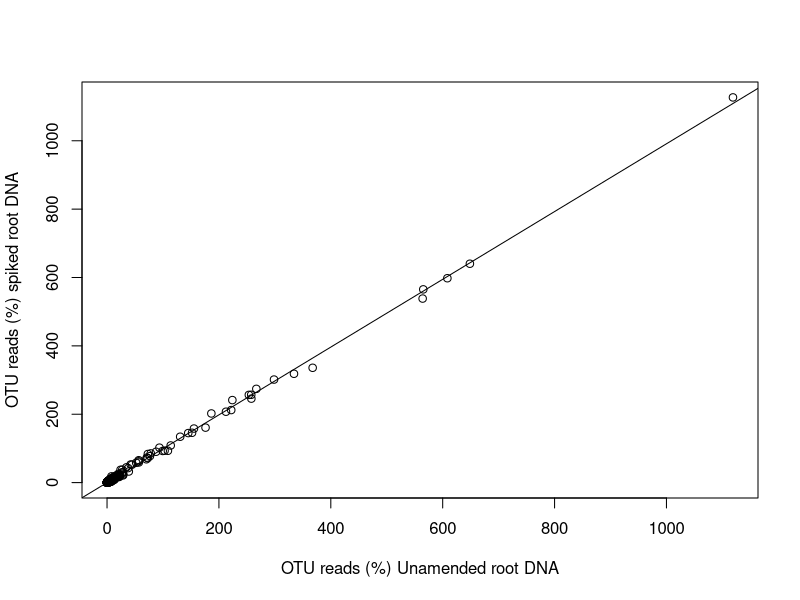
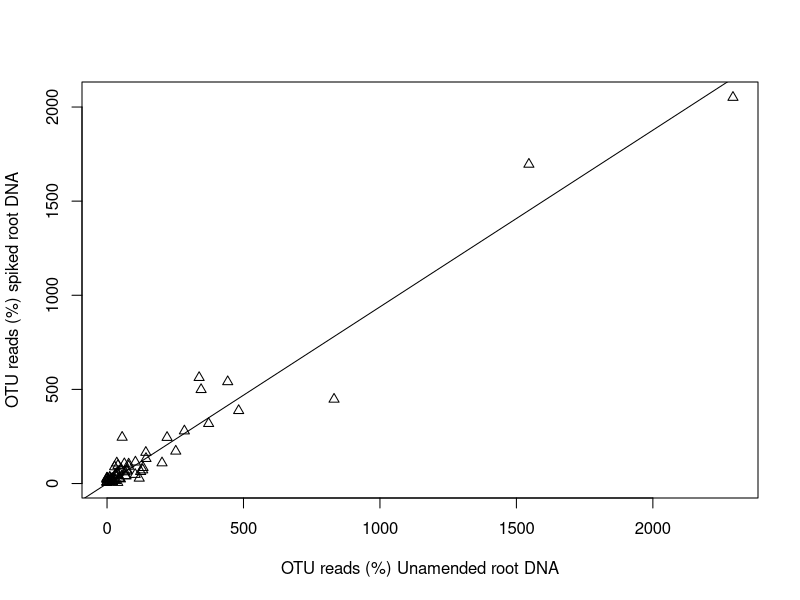
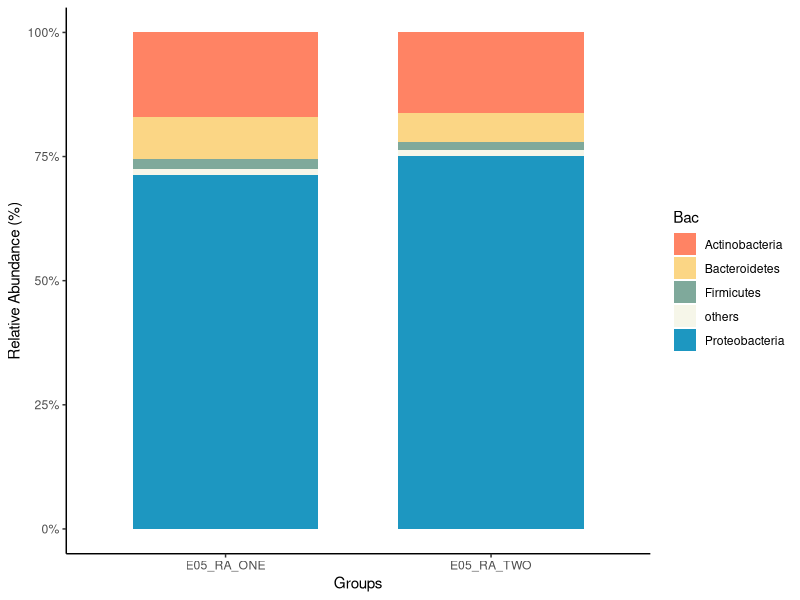
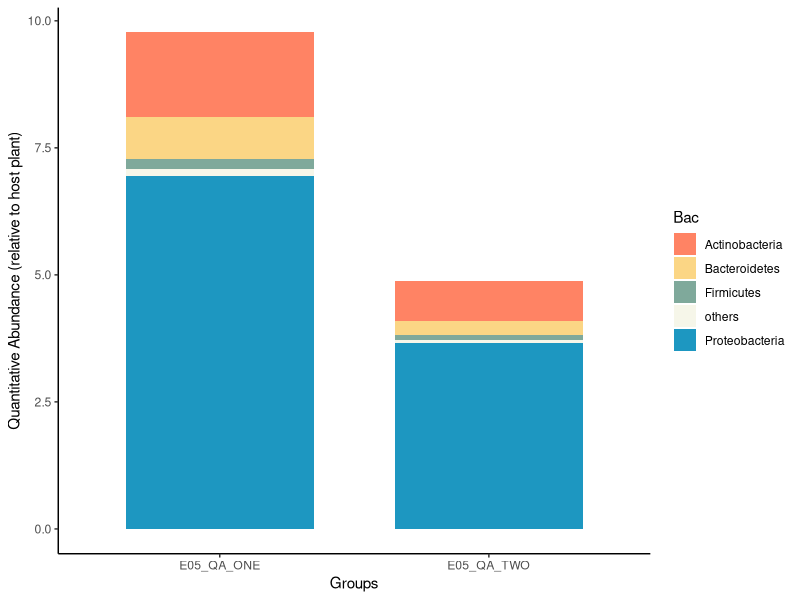
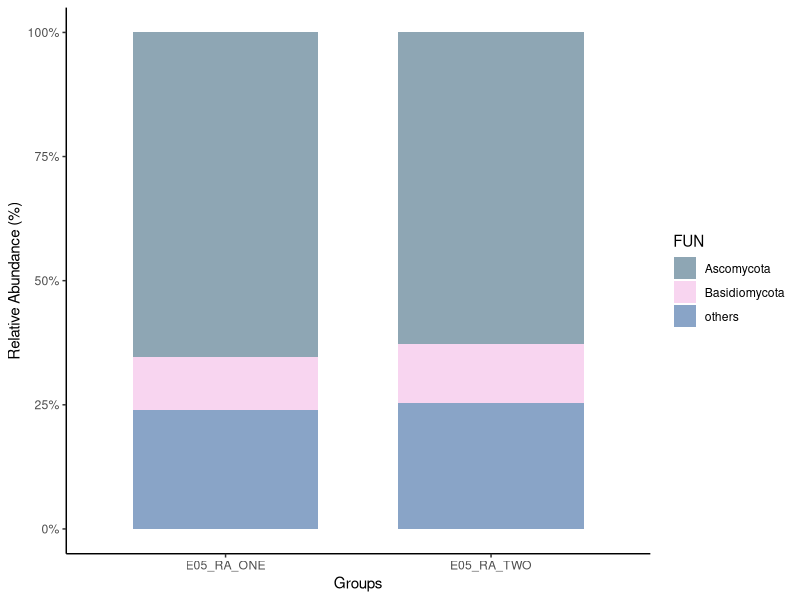
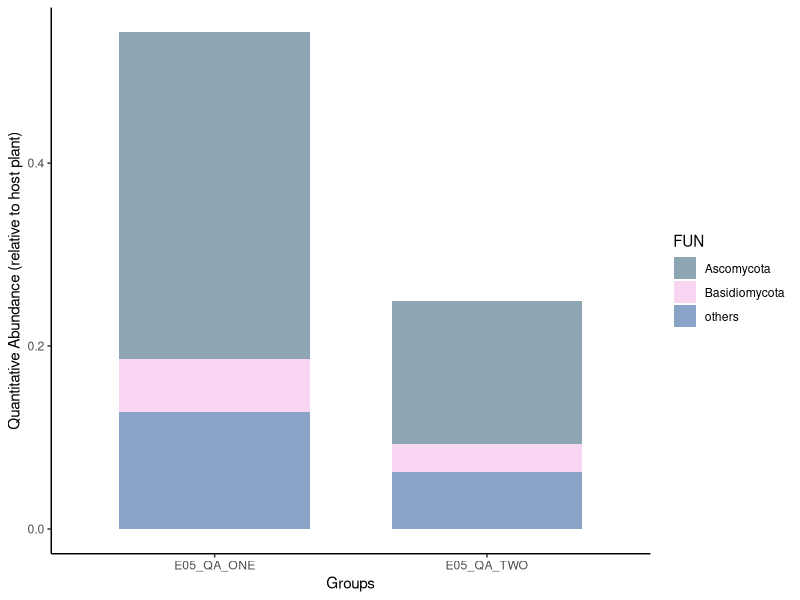

R code for these plots, in order:
## ---- chunk 1
rm(list=ls()) 

library(ggplot2)
library(ggpubr)
library(dplyr)
library(tidyr)
library(broom)
library(plyr)
library(scales)
library(pheatmap)
library("reshape2", quietly=T, warn.conflicts=F)
library(ggalluvial)
## ---- chunk 2
bac <- read.csv("data/Fig4a-lm-bac.csv", header = T)
fun <- read.csv("data/Fig4a-lm-fun.csv", header = T)

## Bacteria E05-E00
data_e05_bac <- dplyr::select(bac, OTUID, E05_bac, E00_bac)

x1 <- data_e05_bac$E05_bac
y1 <- data_e05_bac$E00_bac

cor.test(x1,y1,method="pearson")
lm.fit1 <- lm(y1~0+x1)
coef(lm.fit1)

plot(data_e05_bac$E05_bac,data_e05_bac$E00_bac,
     xlab ="OTU reads (%) Unamended root DNA", 
     ylab ="OTU reads (%) spiked root DNA")

abline(lm.fit1)
## ---- chunk 3
## Fungi E05-E00
data_e05_fun <- dplyr::select(fun, OTUID, E05_fun, E00_fun)

x4 <- data_e05_fun$E05_fun
y4 <- data_e05_fun$E00_fun

cor.test(x4,y4,method="pearson")
lm.fit4 <- lm(y4~0+x4)
coef(lm.fit4)

plot(data_e05_fun$E05_fun,data_e05_fun$E00_fun,pch=2,
     xlab ="OTU reads (%) Unamended root DNA", 
     ylab ="OTU reads (%) spiked root DNA")

abline(lm.fit4)
## ---- chunk 4
bac <- read.csv("data/Fig4c-bac-all.csv")
fun <- read.csv("data/Fig4c-fun-all.csv")
fun2<- read.csv("data/Fig4c-fun-point.csv")


## E05-BAC-RA

t1 <- dplyr::select(bac, Bac, E05_RA_ONE, E05_RA_TWO)

bac05ra <- gather(t1, key = variable , value = count, `E05_RA_ONE`:`E05_RA_TWO`)

p1 = ggplot(bac05ra, aes(x=variable, y = count, fill = Bac )) + 
  geom_bar(stat = "identity",position="fill", width=0.7)+ 
  scale_fill_manual(values = c("#ff8364", "#fbd685", 
                               "#7fa99b", "#f6f6e9", "#1d97c1"))+
  scale_y_continuous(labels = scales::percent) + 
  xlab("Groups")+
  ylab("Relative Abundance (%)")+ 
  theme_classic()
p1

## E05-BAC-QA

t4 <- dplyr::select(bac, Bac, E05_QA_ONE, E05_QA_TWO)

bac05qa <- gather(t4, key = variable , value = count, `E05_QA_ONE`:`E05_QA_TWO`)

p4 = ggplot(bac05qa, aes(x=variable, y = count, fill = Bac )) + 
  geom_bar(stat = "identity", width=0.7) + 
  scale_fill_manual(values = c("#ff8364", "#fbd685", 
                               "#7fa99b", "#f6f6e9", "#1d97c1"))+
  xlab("Groups")+
  ylab("Quantitative Abundance (relative to host plant)")+ 
  theme_classic()
p4

## ---- chunk 5
## E05-FUN-RA

f1 <- dplyr::select(fun, FUN, E05_RA_ONE, E05_RA_TWO)

fun05ra <- gather(f1, key = variable , value = count, `E05_RA_ONE`:`E05_RA_TWO`)

fp1 = ggplot(fun05ra, aes(x=variable, y = count, fill = FUN )) + 
  geom_bar(stat = "identity",position="fill", width=0.7)+ 
  scale_fill_manual(values = c("#8ea6b4", "#f8d5f0","#89a4c7"))+
  scale_y_continuous(labels = scales::percent) + 
  xlab("Groups")+
  ylab("Relative Abundance (%)")+ 
  theme_classic()
fp1

## E05-FUN-QA

f3 <- dplyr::select(fun, FUN, E05_QA_ONE, E05_QA_TWO)

fun05qa <- gather(f3, key = variable , value = count, `E05_QA_ONE`:`E05_QA_TWO`)

fp3 = ggplot(fun05qa, aes(x=variable, y = count, fill = FUN )) + 
  geom_bar(stat = "identity", width=0.7) + 
  scale_fill_manual(values = c("#8ea6b4", "#f8d5f0","#89a4c7"))+
  xlab("Groups")+
  ylab("Quantitative Abundance (relative to host plant)")+ 
  theme_classic()
fp3

